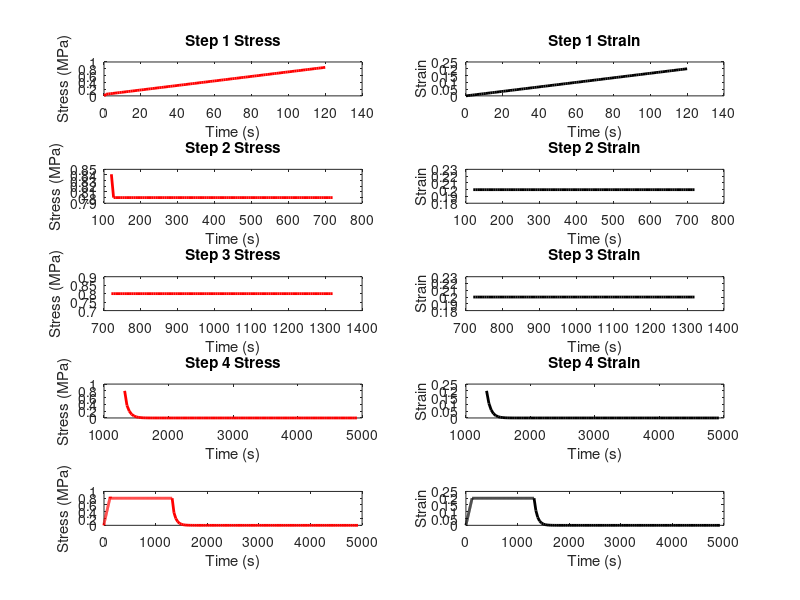
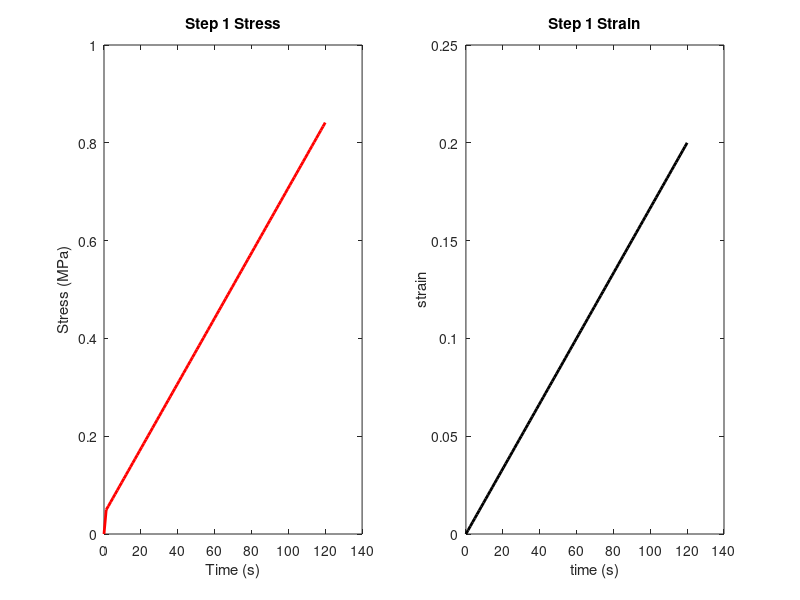
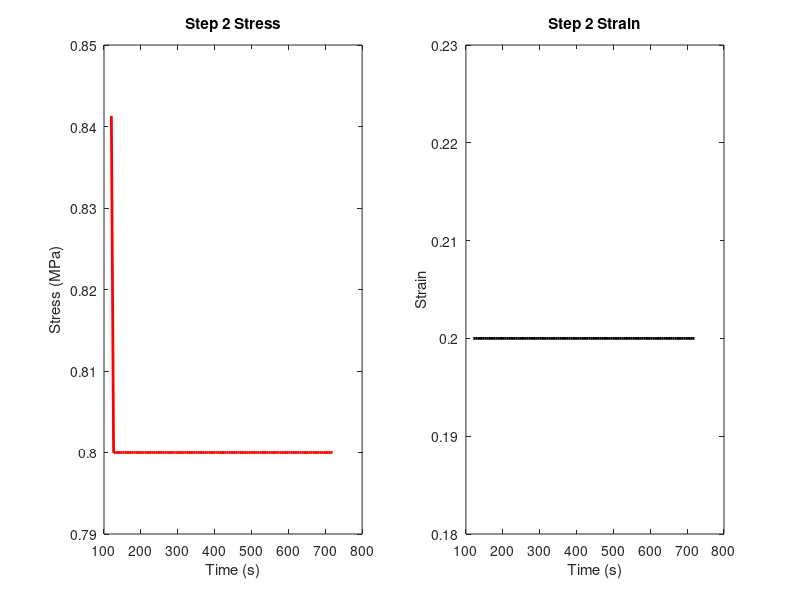
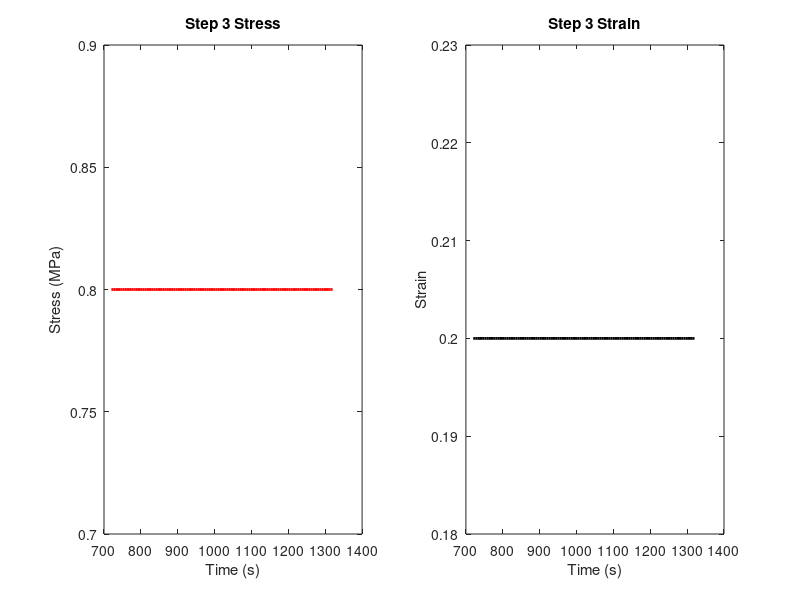

The MATLAB source for these figures, in order:
clc
close all
clear all
%%%%%%%%%%%%%%%%%%%%%%     PROJECT    %%%%%%%%%%%%%%%%%%%%%%%%%%%%
%%%%%%%%%%%%%%%%%%%%%   EDUARDO CORRAL %%%%%%%%%%%%%%%%%%%%%%%%%%
%%%%%%%%%%%%%%%%%%%%%%%%%%%%%%%%%%%%%%%%%%%%%%%%%%%%%%%%%%%%%%%%%%
%%%%%%%%%%%%%%%%%%%%%% Define Parameters %%%%%%%%%%%%%%%%%%%%%%%%%
E1=4;
E2=1000;
E3=1200;
E4=1400;
tau1=495.7; %relaxation time at 25 C
tau2=495.4; %relaxation time at 25 C
tau3=1841; %relaxation time at 25 C
%%%%%% Step 1
tim_tot1=120;% total stress relaxation time
stretch=0.2; % constant strain for stress relaxation
%%%%%% Step 2
tim_tot2=600;
%%%%%% Step 3
tim_tot3=600;
%%%%%% Step 4
tim_tot4=3600;

%%%%%%%%%%%%%%%%%%%%%%% Step 1 at 60 C %%%%%%%%%%%%%%%%%%%%%%%%%%%%%%
nstep1=100; %number of steps
dt1=tim_tot1/nstep1; %time increment in each step
loading_rate=stretch/tim_tot1;

%%%%%% define the matrix for Step 1
time1=zeros(nstep1+1,1); %time
e1_1=zeros(nstep1+1,1); %strain in branch 1
sig1_1=zeros(nstep1+1,1); %stress in branch 1
e2_1=zeros(nstep1+1,1); %strain in branch 2
sig2_1=zeros(nstep1+1,1); %stress in branch 2
e3_1=zeros(nstep1+1,1); %strain in branch 3
sig3_1=zeros(nstep1+1,1); %stress in branch 3
e4_1=zeros(nstep1+1,1); %strain in branch 4
sig4_1=zeros(nstep1+1,1); %stress in branch 4
e_tot_1=zeros(nstep1+1,1); %total strain, which equals to the strain of branch 1
sig_tot_1=zeros(nstep1+1,1); %total stress

% define the initial value of the matrix
time1(1)=0;
e1_1(1)=0;
sig1_1(1)=0;
e2_1(1)=0;
sig2_1(1)=0;
e3_1(1)=0;
sig3_1(1)=0;
e4_1(1)=0;
sig4_1(1)=0;
e_tot_1(1)=0;
sig_tot_1(1)=0;

% iterations
for i=1:nstep1
   time1(i+1)=time1(i)+dt1; % update time
   de1_1=dt1*loading_rate; %  strain increment in branch 1
   e1_1(i+1)=e1_1(i)+de1_1; %  update the strain in branch 1
   sig1_1(i+1)=E1*e1_1(i+1); %  update the stress in branch 1
   de2_1=(de1_1-dt1*e2_1(i)/(tau1*0.00005))/(1+dt1/(tau1*0.00005)); %  strain increment in branch 2
   e2_1(i+1)=e2_1(i)+de2_1; %  update the strain in branch 2
   sig2_1(i+1)=E2*e2_1(i+1);  % update the stress in branch 2   
   de3_1=(de2_1-dt1*e3_1(i)/(tau2*0.00005))/(1+dt1/(tau2*0.00005)); %  strain increment in branch 3
   e3_1(i+1)=e3_1(i)+de3_1; %  update the strain in branch 3
   sig3_1(i+1)=E3*e3_1(i+1);  % update the stress in branch 3   
   de4_1=(de3_1-dt1*e4_1(i)/(tau3*0.00005))/(1+dt1/(tau3*0.00005)); %  strain increment in branch 4
   e4_1(i+1)=e4_1(i)+de4_1; %  update the strain in branch 4
   sig4_1(i+1)=E4*e4_1(i+1);  % update the stress in branch 4  
   sig_tot_1(i+1)=sig1_1(i+1)+sig2_1(i+1)+sig3_1(i+1)+sig4_1(i+1);  % update the total stress
   e_tot_1(i+1)=e1_1(i+1); % update the total strain
end

figure
title('60 C')
subplot(5,2,1)
plot(time1, sig_tot_1, 'r' , 'linewidth', 2)
xlabel('Time (s)')
ylabel('Stress (MPa)')
title('Step 1 Stress')
subplot(5,2,2)
plot(time1, e_tot_1, 'k' , 'linewidth', 2)
xlabel('Time (s)')
ylabel('Strain')
title('Step 1 Strain')

%%%%%%%%%%%%%%%%%%%%%%%% Step 2 at 60 C %%%%%%%%%%%%%%%%%%%%%%%%%%%%%%
nstep2=100; %number of steps
dt2=tim_tot2/nstep2; %time increment in each step

%%%%%% define the matrix for Step 2
time2=zeros(nstep2+1,1); %time
e1_2=zeros(nstep2+1,1); %strain in branch 1
sig1_2=zeros(nstep2+1,1); %stress in branch 1
e2_2=zeros(nstep2+1,1); %strain in branch 2
sig2_2=zeros(nstep2+1,1); %stress in branch 2
e3_2=zeros(nstep2+1,1); %strain in branch 3
sig3_2=zeros(nstep2+1,1); %stress in branch 3
e4_2=zeros(nstep2+1,1); %strain in branch 4
sig4_2=zeros(nstep2+1,1); %stress in branch 4
e_tot_2=zeros(nstep2+1,1); %total strain, which equals to the strain of branch 1
sig_tot_2=zeros(nstep2+1,1); %total stress

% define the initial values of the matrix for Step 2
time2(1)=time1(end);
e1_2(1)=e1_1(end);
sig1_2(1)=sig1_1(end);
e2_2(1)=e2_1(end);
sig2_2(1)=sig2_1(end);
e3_2(1)=e3_1(end);
sig3_2(1)=sig3_1(end);
e4_2(1)=e4_1(end);
sig4_2(1)=sig4_1(end);
e_tot_2(1)=e_tot_1(end);
sig_tot_2(1)=sig_tot_1(end);

% iterations
for i=1:nstep2
   time2(i+1)=time2(i)+dt2; % update time
   de1_2=0; %  strain increment in branch 1
   e1_2(i+1)=e1_2(i)+de1_2; %  update the strain in branch 1
   sig1_2(i+1)=E1*e1_2(i+1); %  update the stress in branch 1   
   de2_2=(de1_2-dt2*e2_2(i)/(tau1*0.00005))/(1+dt2/(tau1*0.00005)); %  strain increment in branch 2
   e2_2(i+1)=e2_2(i)+de2_2; %  update the strain in branch 2
   sig2_2(i+1)=E2*e2_2(i+1);  % update the stress in branch 2 
   de3_2=(de2_2-dt2*e3_2(i)/(tau2*0.00005))/(1+dt2/(tau2*0.00005)); %  strain increment in branch 3
   e3_2(i+1)=e3_2(i)+de3_2; %  update the strain in branch 3
   sig3_2(i+1)=E3*e3_2(i+1);  % update the stress in branch 3 
   de4_2=(de3_2-dt2*e4_2(i)/(tau3*0.00005))/(1+dt2/(tau3*0.00005)); %  strain increment in branch 4
   e4_2(i+1)=e4_2(i)+de4_2; %  update the strain in branch 4
   sig4_2(i+1)=E4*e4_2(i+1);  % update the stress in branch 4  
   sig_tot_2(i+1)=sig1_2(i+1)+sig2_2(i+1)+sig3_2(i+1)+sig4_2(i+1);  % update the total stress
   e_tot_2(i+1)=e1_2(i+1); % update the total strain
end

subplot(5,2,3)
plot(time2, sig_tot_2, 'r' , 'linewidth', 2)
xlabel('Time (s)')
ylabel('Stress (MPa)')
title('Step 2 Stress')
subplot(5,2,4)
plot(time2, e_tot_2, 'k' , 'linewidth', 2)
xlabel('Time (s)')
ylabel('Strain')
title('Step 2 Strain')

%%%%%%%%%%%%%%%%%%%%%%%% Step 3 at 25 C %%%%%%%%%%%%%%%%%%%%%%%%%%%%%%
nstep3=100; %number of steps
dt3=tim_tot3/nstep3; %time increment in each step

%%%%%% define the matrix for Step 3
time3=zeros(nstep3+1,1); %time
e1_3=zeros(nstep3+1,1); %strain in branch 1
sig1_3=zeros(nstep3+1,1); %stress in branch 1
e2_3=zeros(nstep3+1,1); %strain in branch 2
sig2_3=zeros(nstep3+1,1); %stress in branch 2
e3_3=zeros(nstep3+1,1); %strain in branch 3
sig3_3=zeros(nstep3+1,1); %stress in branch 3
e4_3=zeros(nstep3+1,1); %strain in branch 4
sig4_3=zeros(nstep3+1,1); %stress in branch 4
e_tot_3=zeros(nstep3+1,1); %total strain, which equals to the strain of branch 1
sig_tot_3=zeros(nstep3+1,1); %total stress

% define the initial values of the matrix for Step 3
time3(1)=time2(end);
e1_3(1)=e1_2(end);
sig1_3(1)=sig1_2(end);
e2_3(1)=e2_2(end);
sig2_3(1)=sig2_2(end);
e3_3(1)=e3_2(end);
sig3_3(1)=sig3_2(end);
e4_3(1)=e4_2(end);
sig4_3(1)=sig4_2(end);
e_tot_3(1)=e_tot_2(end);
sig_tot_3(1)=sig_tot_2(end);

% iterations
for i=1:nstep3
   time3(i+1)=time3(i)+dt3; % update time
   de1_3=0; %  strain increment in branch 1
   e1_3(i+1)=e1_3(i)+de1_3; %  update the strain in branch 1
   sig1_3(i+1)=E1*e1_3(i+1); %  update the stress in branch 1 
   de2_3=(de1_3-dt3*e2_3(i)/tau1)/(1+dt3/tau1); %  strain increment in branch 2
   e2_3(i+1)=e2_3(i)+de2_3; %  update the strain in branch 2
   sig2_3(i+1)=E2*e2_3(i+1);  % update the stress in branch 2   
   de3_3=(de2_3-dt3*e3_3(i)/tau2)/(1+dt3/tau2); %  strain increment in branch 3
   e3_3(i+1)=e3_3(i)+de3_3; %  update the strain in branch 3
   sig3_3(i+1)=E3*e3_3(i+1);  % update the stress in branch 3   
   de4_3=(de3_3-dt3*e4_3(i)/tau3)/(1+dt3/tau3); %  strain increment in branch 4
   e4_3(i+1)=e4_3(i)+de4_3; %  update the strain in branch 4
   sig4_3(i+1)=E4*e4_3(i+1);  % update the stress in branch 4   
   sig_tot_3(i+1)=sig1_3(i+1)+sig2_3(i+1)+sig3_3(i+1)+sig4_3(i+1);  % update the total stress
   e_tot_3(i+1)=e1_3(i+1); % update the total strain
end

subplot(5,2,5)
plot(time3, sig_tot_3, 'r' , 'linewidth', 2)
xlabel('Time (s)')
ylabel('Stress (MPa)')
title('Step 3 Stress')
subplot(5,2,6)
plot(time3, e_tot_3, 'k' , 'linewidth', 2)
xlabel('Time (s)')
ylabel('Strain')
title('Step 3 Strain')

%%%%%%%%%%%%%%%%%%%%%%%%% Step 4 at 60 C %%%%%%%%%%%%%%%%%%%%%%%%%%%%%
nstep4=100; %number of steps
dt3=tim_tot4/nstep4; %time increment in each step

%%%%%% define the matrix for Step 4
time4=zeros(nstep4+1,1); %time
e1_4=zeros(nstep4+1,1); %strain in branch 1
sig1_4=zeros(nstep4+1,1); %stress in branch 1
e2_4=zeros(nstep4+1,1); %strain in branch 2
sig2_4=zeros(nstep4+1,1); %stress in branch 2
e3_4=zeros(nstep4+1,1); %strain in branch 3
sig3_4=zeros(nstep4+1,1); %stress in branch 3
e4_4=zeros(nstep4+1,1); %strain in branch 4
sig4_4=zeros(nstep4+1,1); %stress in branch 4
e_tot_4=zeros(nstep4+1,1); %total strain, which equals to the strain of branch 1
sig_tot_4=zeros(nstep4+1,1); %total stress

% define the initial values of the matrix for Step 4 
time4(1)=time3(end);
e1_4(1)=e1_3(end);
sig1_4(1)=sig1_3(end);
e2_4(1)=e2_3(end);
sig2_4(1)=sig2_3(end);
e3_4(1)=e3_3(end);
sig3_4(1)=sig3_3(end);
e4_4(1)=e4_3(end);
sig4_4(1)=sig4_3(end);
e_tot_4(1)=e_tot_3(end);
sig_tot_4(1)=sig_tot_3(end);

tau0=((tau1+tau2+tau3)/3)*0.00005

% iterations
for i=1:nstep4
   time4(i+1)=time4(i)+dt3; % update time
   de1_4=-(E4*e4_4(i)+E3*e3_4(i)+E2*e2_4(i)+E1*e1_4(i)*(1+dt3/tau0))/(E4+E3+E2+E1*(1+dt3/tau0)); %  strain increment in branch 1
   e1_4(i+1)=e1_4(i)+de1_4; %  update the strain in branch 1
   sig1_4(i+1)=E1*e1_4(i+1); %  update the stress in branch 1   
   de2_4=(de1_4-dt3*e2_4(i)/(tau1*0.00005))/(1+dt3/(tau1*0.00005)); %  strain increment in branch 2
   e2_4(i+1)=e2_4(i)+de2_4; %  update the strain in branch 2
   sig2_4(i+1)=E2*e2_4(i+1);  % update the stress in branch 2  
   de3_4=(de2_4-dt3*e3_4(i)/(tau2*0.00005))/(1+dt3/(tau2*0.00005)); %  strain increment in branch 3
   e3_4(i+1)=e3_4(i)+de3_4; %  update the strain in branch 3
   sig3_4(i+1)=E3*e3_4(i+1);  % update the stress in branch 3   
   de4_4=(de3_4-dt3*e4_4(i)/(tau3*0.00005))/(1+dt3/(tau3*0.00005)); %  strain increment in branch 4
   e4_4(i+1)=e4_4(i)+de4_4; %  update the strain in branch 4
   sig4_4(i+1)=E4*e4_4(i+1);  % update the stress in branch 4  
   sig_tot_4(i+1)=sig1_4(i+1)+sig2_4(i+1)+sig3_4(i+1)+sig4_4(i+1);  % update the total stress
   e_tot_4(i+1)=e1_4(i+1); % update the total strain
end

subplot(5,2,7)
plot(time4, sig_tot_4, 'r' , 'linewidth', 2)
xlabel('Time (s)')
ylabel('Stress (MPa)')
title('Step 4 Stress')
subplot(5,2,8)
plot(time4, e_tot_4, 'k' , 'linewidth', 2)
xlabel('Time (s)')
ylabel('Strain')
title('Step 4 Strain')

%%%%%%%%%%%%%%%%%%%%% Gather all the variables %%%%%%%%%%%%%%%%%%%%%%%
total_time=[time1;time2;time3;time4];
total_stress=[sig_tot_1;sig_tot_2;sig_tot_3;sig_tot_4];
total_strain=[e_tot_1;e_tot_2;e_tot_3;e_tot_4];

subplot(5,2,9)
plot(total_time,total_stress','r' , 'linewidth', 2);
%ylim([-10 600])
xlabel('Time (s)')
ylabel('Stress (MPa)')
subplot(5,2,10)
plot(total_time,total_strain,'k' , 'linewidth', 2);
%ylim([0 0.4])
xlabel('Time (s)')
ylabel('Strain')

%%%%% Step 1 plot %%%%
figure
title('60 C')
subplot(1,2,1)
plot(time1, sig_tot_1, 'r' , 'linewidth', 2)
xlabel('Time (s)')
ylabel('Stress (MPa)')
title('Step 1 Stress')
subplot(1,2,2)
plot(time1, e_tot_1, 'k' , 'linewidth', 2)
xlabel('time (s)')
ylabel('strain')
title('Step 1 Strain')

%%%%% Step 2 plot %%%%
figure
title('60 C')
subplot(1,2,1)
plot(time2, sig_tot_2, 'r' , 'linewidth', 2)
xlabel('Time (s)')
ylabel('Stress (MPa)')
title('Step 2 Stress')
subplot(1,2,2)
plot(time2, e_tot_2, 'k' , 'linewidth', 2)
xlabel('Time (s)')
ylabel('Strain')
title('Step 2 Strain')

%%%%% Step 3 plot %%%%
figure
title('60 C')
subplot(1,2,1)
plot(time3, sig_tot_3, 'r' , 'linewidth', 2)
xlabel('Time (s)')
ylabel('Stress (MPa)')
title('Step 3 Stress')
subplot(1,2,2)
plot(time3, e_tot_3, 'k' , 'linewidth', 2)
xlabel('Time (s)')
ylabel('Strain')
title('Step 3 Strain')

%%%%% Step 4 plot %%%%
figure
title('60 C')
subplot(1,2,1)
plot(time4, sig_tot_4, 'r' , 'linewidth', 2)
xlabel('Time (s)')
ylabel('Stress (MPa)')
title('Step 4 Stress')
subplot(1,2,2)
plot(time4, e_tot_4, 'k' , 'linewidth', 2)
xlabel('Time (s)')
ylabel('Strain')
title('Step 4 Strain')

%%%%% Total plot for 60 C %%%%
figure
subplot(1,2,1)
plot(total_time,total_stress','r' , 'linewidth', 2);
%ylim([-1 6])
xlabel('Time (s)')
ylabel('Stress (MPa)')
title('Total Stress 2.2')
subplot(1,2,2)
plot(total_time,total_strain,'k' , 'linewidth', 2);
%ylim([0 0.22])
xlabel('Time (s)')
ylabel('Strain')
title('Total Strain 2.2')

%%%%% Total plot for 60 C joined %%%%
figure
plot(total_time,total_stress','r' , 'linewidth', 2);
xlabel('Time (s)')
ylabel('Stress (MPa) and Strain')
%title('Stress and Strain')
hold on 
plot(total_time,total_strain,'k' , 'linewidth', 2);
legend({'Stress','Strain'},'Location','northeast')
hold off


%%% Strain plot for 2.3 at 60 45 and 35 C %%%
figure
plot(total_time,total_strain,'k' , 'linewidth', 2);
xlabel('Time (s)')
ylabel('Strain')
ylim([0 .225])
%title('Strain at different Shape Recovery Temperatures')
hold on 

%%%%%%%%%%%%%%%%%%%%%%%%%% Step 4 at 45 C %%%%%%%%%%%%%%%%%%%%%%%%%%%%
nstep4=100; %number of steps
dt3=tim_tot4/nstep4; %time increment in each step

%%%%%% define the matrix for Step 4
time4=zeros(nstep4+1,1); %time
e1_4=zeros(nstep4+1,1); %strain in branch 1
sig1_4=zeros(nstep4+1,1); %stress in branch 1
e2_4=zeros(nstep4+1,1); %strain in branch 2
sig2_4=zeros(nstep4+1,1); %stress in branch 2
e3_4=zeros(nstep4+1,1); %strain in branch 3
sig3_4=zeros(nstep4+1,1); %stress in branch 3
e4_4=zeros(nstep4+1,1); %strain in branch 4
sig4_4=zeros(nstep4+1,1); %stress in branch 4
e_tot_4=zeros(nstep4+1,1); %total strain, which equals to the strain of branch 1
sig_tot_4=zeros(nstep4+1,1); %total stress

% define the initial values of the matrix for Step 4 
time4(1)=time3(end);
e1_4(1)=e1_3(end);
sig1_4(1)=sig1_3(end);
e2_4(1)=e2_3(end);
sig2_4(1)=sig2_3(end);
e3_4(1)=e3_3(end);
sig3_4(1)=sig3_3(end);
e4_4(1)=e4_3(end);
sig4_4(1)=sig4_3(end);
e_tot_4(1)=e_tot_3(end);
sig_tot_4(1)=sig_tot_3(end);

tau0=((tau1+tau2+tau3)/3)*0.0005;

% iterations
for i=1:nstep4
   time4(i+1)=time4(i)+dt3; % update time
   de1_4=-(E4*e4_4(i)+E3*e3_4(i)+E2*e2_4(i)+E1*e1_4(i)*(1+dt3/tau0))/(E4+E3+E2+E1*(1+dt3/tau0)); %  strain increment in branch 1
   e1_4(i+1)=e1_4(i)+de1_4; %  update the strain in branch 1
   sig1_4(i+1)=E1*e1_4(i+1); %  update the stress in branch 1   
   de2_4=(de1_4-dt3*e2_4(i)/(tau1*0.0005))/(1+dt3/(tau1*0.0005)); %  strain increment in branch 2
   e2_4(i+1)=e2_4(i)+de2_4; %  update the strain in branch 2
   sig2_4(i+1)=E2*e2_4(i+1);  % update the stress in branch 2   
   de3_4=(de2_4-dt3*e3_4(i)/(tau2*0.0005))/(1+dt3/(tau2*0.0005)); %  strain increment in branch 3
   e3_4(i+1)=e3_4(i)+de3_4; %  update the strain in branch 3
   sig3_4(i+1)=E3*e3_4(i+1);  % update the stress in branch 3   
   de4_4=(de3_4-dt3*e4_4(i)/(tau3*0.0005))/(1+dt3/(tau3*0.0005)); %  strain increment in branch 4
   e4_4(i+1)=e4_4(i)+de4_4; %  update the strain in branch 4
   sig4_4(i+1)=E4*e4_4(i+1);  % update the stress in branch 4  
   sig_tot_4(i+1)=sig1_4(i+1)+sig2_4(i+1)+sig3_4(i+1)+sig4_4(i+1);  % update the total stress
   e_tot_4(i+1)=e1_4(i+1); % update the total strain
end

total_strain=[e_tot_1;e_tot_2;e_tot_3;e_tot_4];
plot(total_time,total_strain,'r--' , 'linewidth', 2);

%%%%%%%%%%%%%%%%%%%%%%%%%% Step 4 at 35 C %%%%%%%%%%%%%%%%%%%%%%%%%%%%
nstep4=100; %number of steps
dt3=tim_tot4/nstep4; %time increment in each step

%%%%%% define the matrix for Step 4
time4=zeros(nstep4+1,1); %time
e1_4=zeros(nstep4+1,1); %strain in branch 1
sig1_4=zeros(nstep4+1,1); %stress in branch 1
e2_4=zeros(nstep4+1,1); %strain in branch 2
sig2_4=zeros(nstep4+1,1); %stress in branch 2
e3_4=zeros(nstep4+1,1); %strain in branch 3
sig3_4=zeros(nstep4+1,1); %stress in branch 3
e4_4=zeros(nstep4+1,1); %strain in branch 4
sig4_4=zeros(nstep4+1,1); %stress in branch 4
e_tot_4=zeros(nstep4+1,1); %total strain, which equals to the strain of branch 1
sig_tot_4=zeros(nstep4+1,1); %total stress

% define the initial values of the matrix for Step 4 
time4(1)=time3(end);
e1_4(1)=e1_3(end);
sig1_4(1)=sig1_3(end);
e2_4(1)=e2_3(end);
sig2_4(1)=sig2_3(end);
e3_4(1)=e3_3(end);
sig3_4(1)=sig3_3(end);
e4_4(1)=e4_3(end);
sig4_4(1)=sig4_3(end);
e_tot_4(1)=e_tot_3(end);
sig_tot_4(1)=sig_tot_3(end);

tau0=((tau1+tau2+tau3)/3)*0.005;

% iterations
for i=1:nstep4
   time4(i+1)=time4(i)+dt3; % update time
   de1_4=-(E4*e4_4(i)+E3*e3_4(i)+E2*e2_4(i)+E1*e1_4(i)*(1+dt3/tau0))/(E4+E3+E2+E1*(1+dt3/tau0)); %  strain increment in branch 1
   e1_4(i+1)=e1_4(i)+de1_4; %  update the strain in branch 1
   sig1_4(i+1)=E1*e1_4(i+1); %  update the stress in branch 1   
   de2_4=(de1_4-dt3*e2_4(i)/(tau1*0.005))/(1+dt3/(tau1*0.005)); %  strain increment in branch 2
   e2_4(i+1)=e2_4(i)+de2_4; %  update the strain in branch 2
   sig2_4(i+1)=E2*e2_4(i+1);  % update the stress in branch 2  
   de3_4=(de2_4-dt3*e3_4(i)/(tau2*0.005))/(1+dt3/(tau2*0.005)); %  strain increment in branch 3
   e3_4(i+1)=e3_4(i)+de3_4; %  update the strain in branch 3
   sig3_4(i+1)=E3*e3_4(i+1);  % update the stress in branch 3   
   de4_4=(de3_4-dt3*e4_4(i)/(tau3*0.005))/(1+dt3/(tau3*0.005)); %  strain increment in branch 4
   e4_4(i+1)=e4_4(i)+de4_4; %  update the strain in branch 4
   sig4_4(i+1)=E4*e4_4(i+1);  % update the stress in branch 4   
   sig_tot_4(i+1)=sig1_4(i+1)+sig2_4(i+1)+sig3_4(i+1)+sig4_4(i+1);  % update the total stress
   e_tot_4(i+1)=e1_4(i+1); % update the total strain
end

total_strain=[e_tot_1;e_tot_2;e_tot_3;e_tot_4];
plot(total_time,total_strain,'b:' , 'linewidth', 2);
legend({'60 C','45 C','35 C'},'Location','northeast')
hold off

